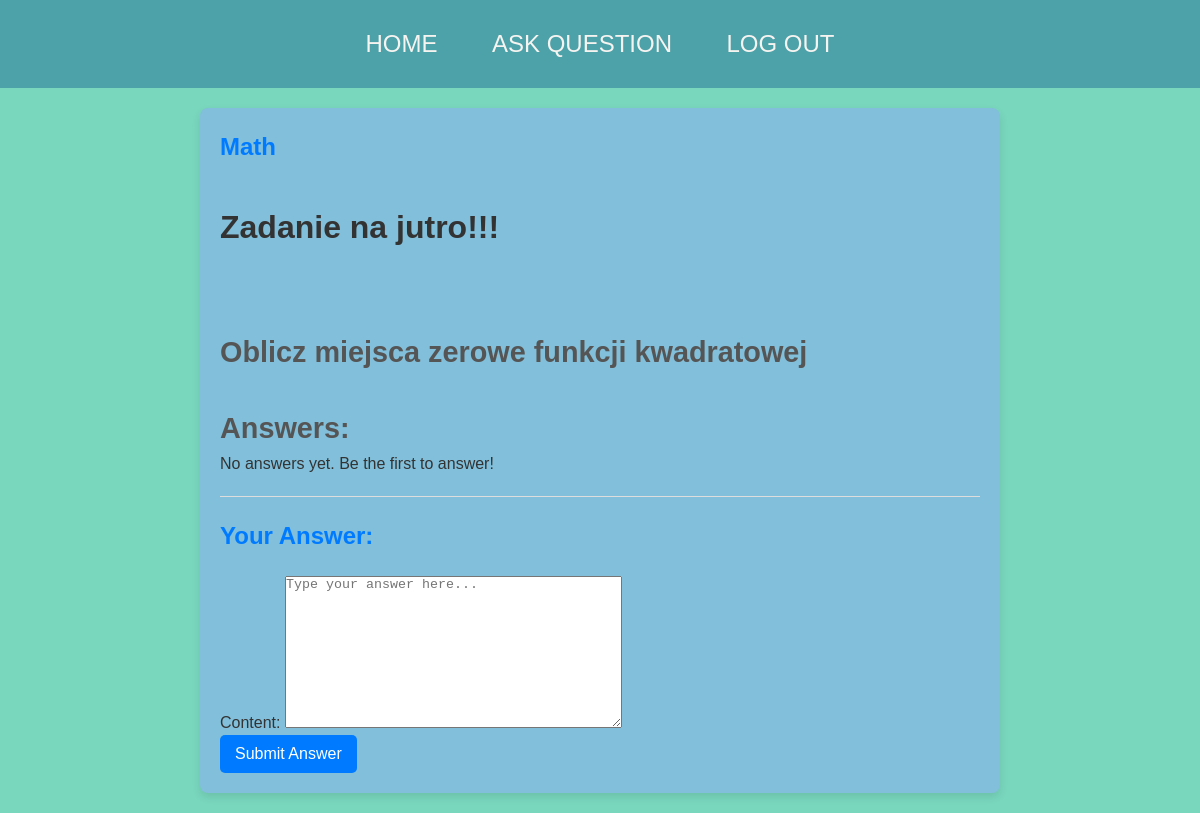
Before: /learno/question/14/ (signed in) with the older database file.
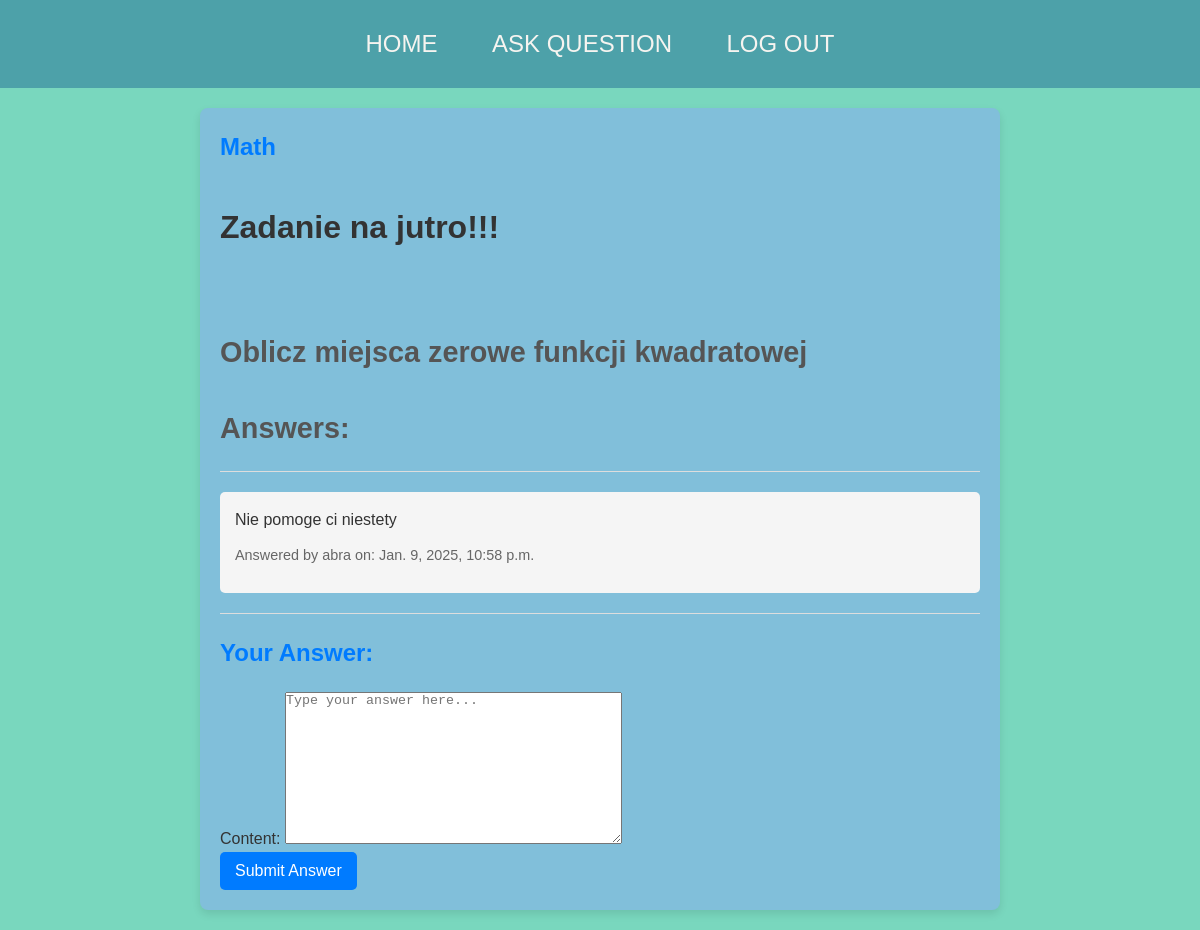
After: the same page with the newer database file.
### myapp/models.py (models this page shows, shortened)
class Question(models.Model):
    user = models.ForeignKey(User,on_delete=CASCADE,null=True)
    topic = models.ForeignKey(subject, related_name='questions',on_delete=models.SET_NULL,null=True)
    title = models.CharField(max_length=120,null=False,default="Tytuł pytania")
    question = models.TextField(null=True)
    created = models.DateTimeField(auto_now_add=True,null=True)
    class Meta():
        ordering = ['-created']

class subject(models.Model):
    name = models.CharField(max_length=150,null=False)
    def __str__(self):
        return str(self.name)

class Answer(models.Model):
    question = models.ForeignKey(Question, related_name='answers', on_delete=models.CASCADE)
    content = models.TextField()
    user = models.ForeignKey(User, on_delete=models.CASCADE)
    created = models.DateTimeField(auto_now_add=True)

### myapp/views.py (the view)
# urls.py: path('question/<int:qs_id>/',views.question_detail,name = "question"),
@login_required(login_url='login')
def question_detail(request, qs_id):
    question = get_object_or_404(Question, id=qs_id)
    answers = question.answers.all()
    if request.method == 'POST':
        form = AnswerForm(request.POST)
        if form.is_valid():
            answer = form.save(commit=False)
            answer.question = question
            answer.user = request.user
            answer.save()
            return redirect('question', qs_id=question.id)
    else:
        form = AnswerForm()
    return render(request, 'question_detail.html', {'question': question, 'answers': answers, 'form': form})

### myapp/forms.py
class AnswerForm(ModelForm):
    class Meta:
        model = Answer
        fields = ['content']
        widgets = {
            'content': forms.Textarea(attrs={'class': 'form-control', 'placeholder': 'Type your answer here...'}),
        }

### myapp/templates/question_detail.html (shortened to what this page needs)
{% extends 'main.html' %}
{% load static %}
{% block css %}<link rel="stylesheet" href="{% static 'ques_detail.css' %}">{% endblock css %}
{% block content %}
<div class="container">
    <h3>{{ question.topic }}</h3><br>
    <h1>{{ question.title}}</h2><br>
    <h2>{{ question.question }}</h1>
    <h2>Answers:</h2>
    {% for answer in answers %}
    <hr>
    <div class="answer">
        <p>{{ answer.content }}</p>
        <p><small>Answered by {{ answer.user.username }} on: {{ answer.created }}</small></p>
    </div>
    {% empty %}
    <p>No answers yet. Be the first to answer!</p>
    {% endfor %}
    <hr>
    <h3>Your Answer:</h3>
    <form method="post">
        {{ form.as_p }}
        <button type="submit">Submit Answer</button>
    </form>
</div>
{% endblock content %}

### myapp/templates/main.html (shortened to what this page needs)
<!DOCTYPE html>
{% load static %}
<html lang="en">
<head>
    <link rel="stylesheet" href="{% static 'style.css' %}">
    {% block css %}{% endblock css %}
</head>
<body>
    {% include  'navbar.html' %}
    {% block content %}
    {% endblock %}
</body>
</html>

### myapp/templates/navbar.html
<header>
<nav>
    <ul class="links">
        <li><a class="link" href="{% url 'home' %}">HOME</a></li>
        <li><a class="link" href="{% url 'create-ques' %}">ASK QUESTION</a></li>
        {% if request.user.is_authenticated %}
        <li><a class="link" href="{% url 'logout' %}">LOG OUT</a></li>
        {% else %}
        <li><a class="link" href="{% url 'login' %}">LOG IN</a></li>
        {% endif %}
    </ul>
</nav>
</header>

### static/style.css (style rules this page uses)
* { margin: 0; padding: 0; box-sizing: border-box; }
body { background-color: #79D7BE; font-family: Arial, sans-serif; }
.link { font-weight: 500; font-size: 1.5rem; text-decoration: none; color: #F6F4F0; transition: all 0.3s ease 0s; }
header { background-color: #4DA1A9; display: flex; padding: 30px 10px; }
nav { margin: auto; }
.links li { display: inline-block; padding: 0px 25px; }

### static/ques_detail.css (style rules this page uses)
.container { max-width: 800px; margin: 20px auto; background: #81BFDA; padding: 20px; border-radius: 8px; box-shadow: 0 4px 8px rgba(0, 0, 0, 0.1); font-family: Arial, sans-serif; color: #333; line-height: 1.6; }
.container h3 { font-size: 1.5rem; color: #007bff; margin-bottom: 10px; }
.container h1 { font-size: 2rem; margin-bottom: 20px; color: #333; }
.container h2 { margin-top: 30px; font-size: 1.8rem; color: #555; }
.container .answer { background: whitesmoke; padding: 15px; border-radius: 5px; margin-bottom: 15px; }
.container .answer p { margin-bottom: 10px; font-size: 1rem; }
.container .answer small { font-size: 0.9rem; color: #666; }
.container form { margin-top: 20px; }
.container form button { background: #007bff; color: white; border: none; padding: 10px 15px; border-radius: 5px; cursor: pointer; font-size: 1rem; transition: 0.3s; }
.container hr { border: 0; border-top: 1px solid #ddd; margin: 20px 0; }

Changed rows visible on the page:
added Answer: content "Nie pomoge ci niestety", user.username "abra", created "Jan. 9, 2025, 10:58 p.m."
Other visible differences:
text no longer shown: "No answers yet. Be the first to answer!"
